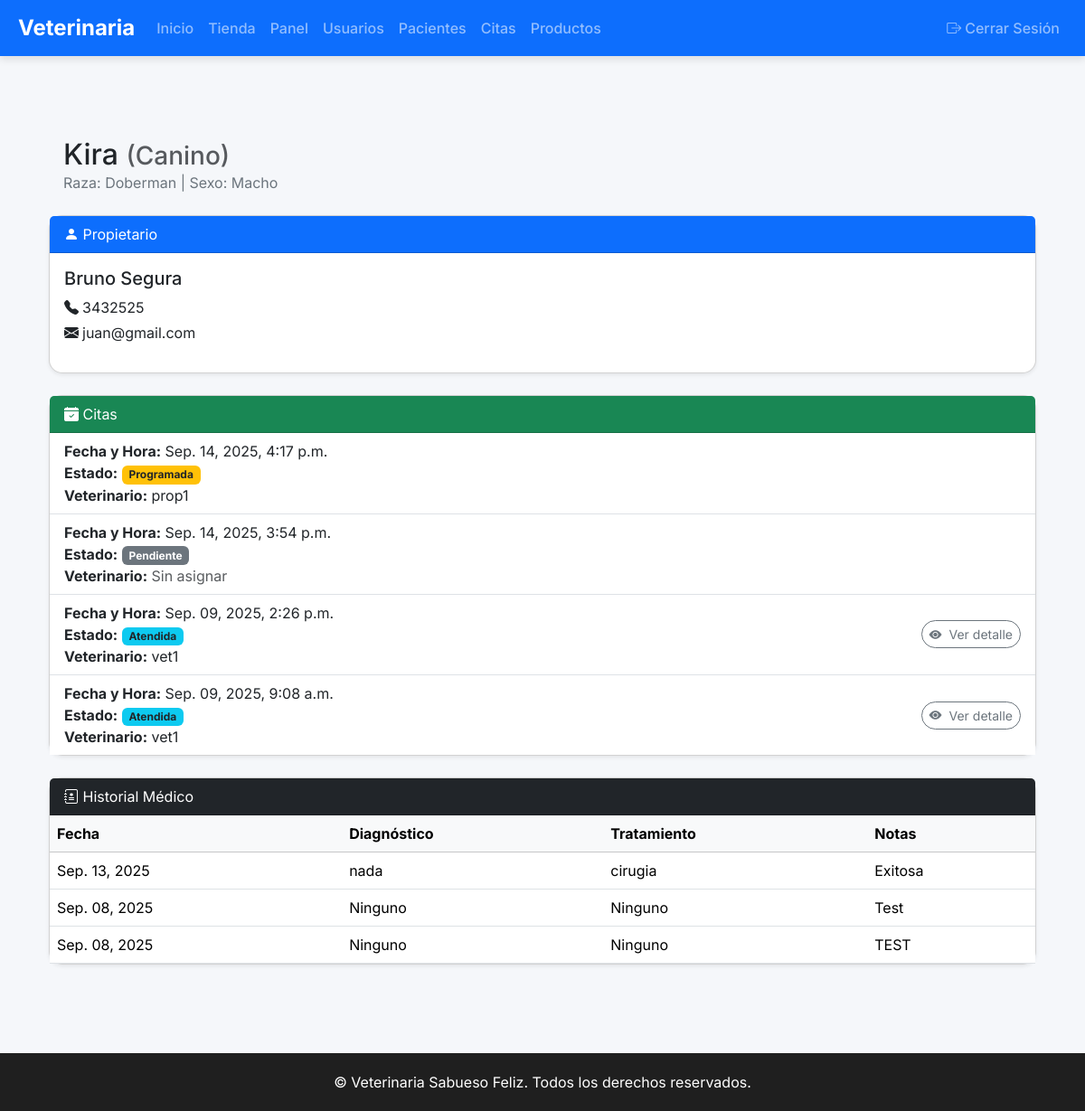
/mascota/1/ (signed in), run on an earlier commit of the app's database.
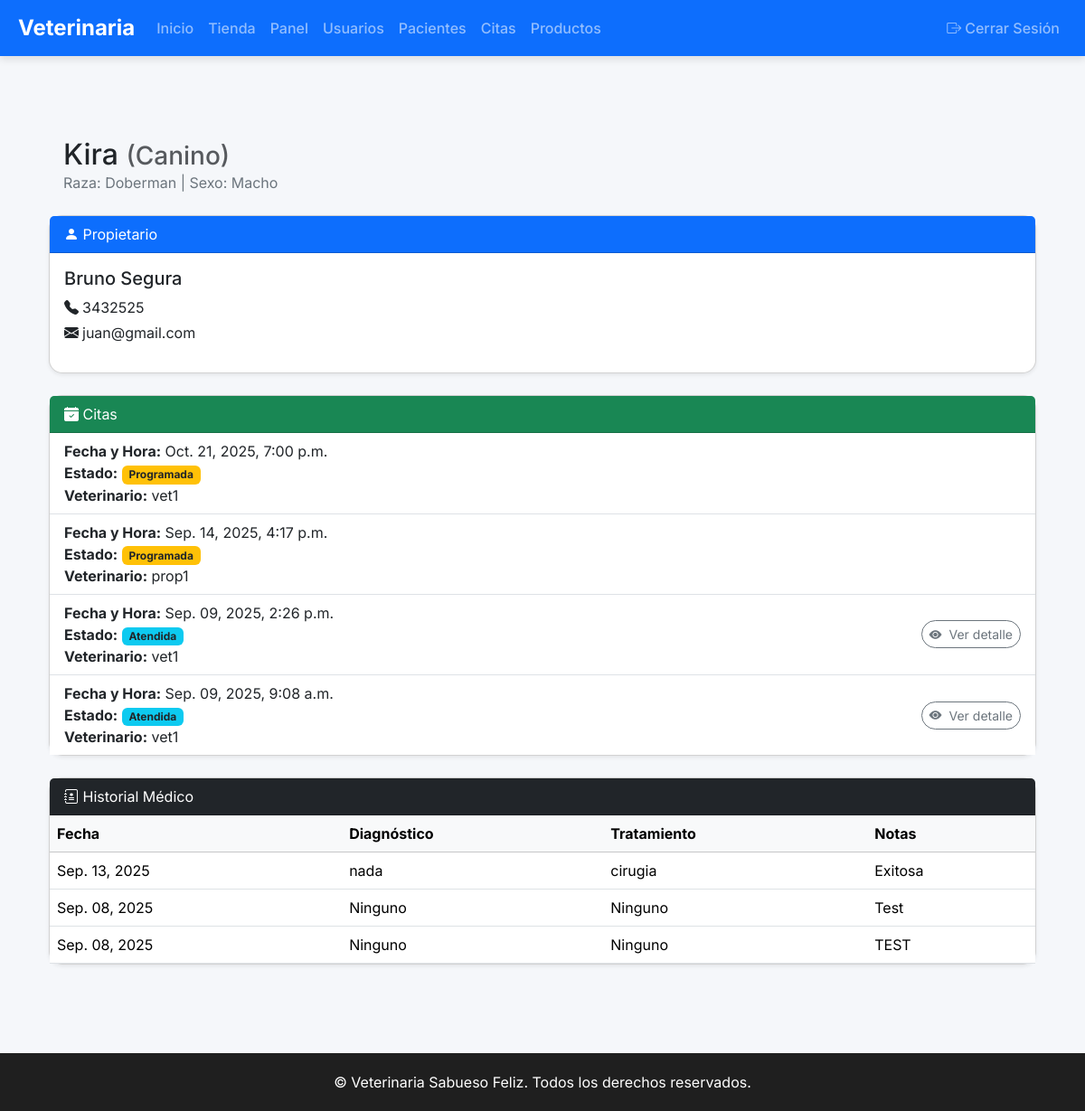
And on a later commit of the database.
### Core/models.py (models this page shows, shortened)
class Cita(models.Model):
    ESTADOS = (
        ("pendiente", "Pendiente"),
        ("programada", "Programada"),
        ("atendida", "Atendida"),
        ("cancelada", "Cancelada"),
    )
    TIPOS = (
        ("consulta", "Consulta"),
        ("vacunacion", "Vacunación"),
        ("cirugia", "Cirugía"),
    )
    paciente = models.ForeignKey(Paciente, on_delete=models.CASCADE)
    veterinario = models.ForeignKey(
        User,
        limit_choices_to={"rol": "VET"},
        on_delete=models.SET_NULL,
        null=True,
        blank=True,
    )
    fecha_solicitada = models.DateField(default=timezone.now)
    fecha_hora = models.DateTimeField(blank=True, null=True)
    duracion = models.IntegerField(default=30)  # duración en minutos
    tipo = models.CharField(max_length=50, choices=TIPOS, default="consulta")
    estado = models.CharField(max_length=20, choices=ESTADOS, default="pendiente")
    notas = models.TextField(blank=True)

class User(AbstractUser):
    ROLES = (
        ("ADMIN", "Administrador"),
        ("VET", "Veterinario"),
        ("ADMIN_OP", "Administrativo"),
        ("OWNER", "Propietario"),
    )
    rol = models.CharField(max_length=20, choices=ROLES)
    telefono = models.CharField(max_length=20, blank=True)
    direccion = models.CharField(max_length=200, blank=True)
    activo = models.BooleanField(default=True)
    avatar = models.ImageField(upload_to="avatars/", blank=True, null=True)
    especialidad = models.CharField(max_length=100, blank=True)  # para veterinarios

class HistorialMedico(models.Model):
    paciente = models.ForeignKey(Paciente, on_delete=models.CASCADE)
    veterinario = models.ForeignKey(User, limit_choices_to={"rol": "VET"}, on_delete=models.SET_NULL, null=True)
    fecha = models.DateTimeField(auto_now_add=True)
    diagnostico = models.TextField()
    tratamiento = models.TextField()
    notas = models.TextField(blank=True)
    peso = models.DecimalField(max_digits=5, decimal_places=2, blank=True, null=True)
    temperatura = models.DecimalField(max_digits=4, decimal_places=1, blank=True, null=True)
    examenes = models.TextField(blank=True)
    imagenes = models.ImageField(upload_to="historial_medico/", blank=True, null=True)
    proximo_control = models.DateField(blank=True, null=True)

### Core/views.py (the view)
# urls.py: path('mascota/<int:paciente_id>/', views.detalle_mascota, name='detalle_mascota'),
@login_required
def detalle_mascota(request, paciente_id):
    paciente = get_object_or_404(Paciente, id=paciente_id)
    if request.user.rol == "OWNER" and paciente.propietario.user != request.user:
        messages.error(request, "No tienes permiso para ver esta mascota.")
        return redirect("dashboard")
    historiales_qs = HistorialMedico.objects.filter(paciente=paciente).order_by("-fecha")
    historiales = list(historiales_qs)
    citas_qs = (
        Cita.objects.filter(paciente=paciente)
        .select_related("veterinario")
        .order_by("-fecha_solicitada", "-fecha_hora")
    )
    citas = list(citas_qs)
    historiales_por_fecha = {}
    for historial in historiales:
        fecha_hist = historial.fecha
        if timezone.is_aware(fecha_hist):
            fecha_hist = timezone.localtime(fecha_hist)
        historiales_por_fecha.setdefault(fecha_hist.date(), historial)
    for cita in citas:
        fecha_cita = cita.fecha_hora
        if not fecha_cita:
            continue
        if timezone.is_aware(fecha_cita):
            fecha_cita = timezone.localtime(fecha_cita)
        cita.historial_relacionado = historiales_por_fecha.get(fecha_cita.date())
    ahora = timezone.now()
    citas_confirmadas = [cita for cita in citas if cita.fecha_hora]
    citas_futuras = sorted(
        (cita for cita in citas_confirmadas if cita.fecha_hora >= ahora),
        key=lambda c: c.fecha_hora,
    )
    citas_pasadas = [
        cita for cita in citas_confirmadas if cita.fecha_hora < ahora
    ]
    ultima_consulta = historiales[0] if historiales else None
    proxima_cita = citas_futuras[0] if citas_futuras else None
    template = (
        "core/detalle_mascota_admin.html"
        if request.user.rol in {"ADMIN", "ADMIN_OP"}
        else "core/detalle_mascota.html"
    )
    return render(
        request,
        template,
        {
            "paciente": paciente,
            "historiales": historiales,
            "citas": citas,
            "citas_futuras": citas_futuras,
            "citas_pasadas": citas_pasadas,
            "ultima_consulta": ultima_consulta,
            "proxima_cita": proxima_cita,
        },
    )

### Core/templates/core/detalle_mascota_admin.html (shortened to what the changed rows need)
{% extends "core/base.html" %}
{% block content %}
<div class="container py-5">
    <div class="d-flex align-items-center mb-4">
        <div>
            <h2 class="mb-0">{{ paciente.nombre }} <small class="text-muted">({{ paciente.especie }})</small></h2>
        </div>
    </div>
    <div class="card mb-4 shadow-sm">
        <div class="card-body p-0">
            {% if citas %}
            <ul class="list-group list-group-flush">
                {% for cita in citas %}
                <li class="list-group-item d-flex justify-content-between align-items-center flex-column flex-md-row">
                    <div>
                        <strong>Fecha y Hora:</strong>
                        {% if cita.fecha_hora %}
                            {{ cita.fecha_hora|date:"M. d, Y, g:i a" }}
                        {% else %}
                            {{ cita.fecha_solicitada|date:"M. d, Y" }} (sin horario)
                        {% endif %}
                        <br>
                        <strong>Estado:</strong>
                        {% if cita.estado == "atendida" %}
                            <span class="badge bg-info text-dark">{{ cita.estado|capfirst }}</span>
                        {% elif cita.estado == "programada" %}
                            <span class="badge bg-warning text-dark">{{ cita.estado|capfirst }}</span>
                        {% else %}
                            <span class="badge bg-secondary">{{ cita.estado|capfirst }}</span>
                        {% endif %}
                        <br>
                        <strong>Veterinario:</strong>
                        {% if cita.veterinario %}
                            {{ cita.veterinario.username }}
                        {% else %}
                            <span class="text-muted">Sin asignar</span>
                        {% endif %}
                    </div>
                    {% if cita.estado == "atendida" %}
                        {% if cita.historial_relacionado %}
                        <a href="{% url 'detalle_historial' cita.historial_relacionado.id %}" class="btn btn-sm btn-outline-primary mt-2 mt-md-0">
                            <i class="bi bi-journal-text me-1"></i> Ver informe
                        </a>
                        {% else %}
                        <a href="{% url 'detalle_cita' cita.id %}" class="btn btn-sm btn-outline-secondary mt-2 mt-md-0">
                            <i class="bi bi-eye-fill me-1"></i> Ver detalle
                        </a>
                        {% endif %}
                    {% endif %}
                </li>
                {% endfor %}
            </ul>
            {% else %}
                <div class="p-3 text-center text-muted">No hay citas registradas</div>
            {% endif %}
        </div>
    </div>
    <div class="card shadow-sm">
        <div class="card-body p-0">
            {% if historiales %}
            <div class="table-responsive">
                <table class="table table-hover mb-0">
                    <thead class="table-light">
                        <tr>
                            <th>Fecha</th>
                            <th>Diagnóstico</th>
                            <th>Tratamiento</th>
                            <th>Notas</th>
                        </tr>
                    </thead>
                    <tbody>
                        {% for hist in historiales %}
                        <tr>
                            <td>{{ hist.fecha|date:"M. d, Y" }}</td>
                            <td>{{ hist.diagnostico }}</td>
                            <td>{{ hist.tratamiento }}</td>
                            <td>{% if hist.notas %}{{ hist.notas }}{% else %}-{% endif %}</td>
                        </tr>
                        {% endfor %}
                    </tbody>
                </table>
            </div>
            {% else %}
                <div class="p-3 text-center text-muted">No hay historial médico registrado</div>
            {% endif %}
        </div>
    </div>
</div>
{% endblock %}

What changed in the data, as far as the page shows it:
changed Cita: fecha_hora "Sep. 14, 2025, 3:54 p.m." → "Oct. 21, 2025, 7:00 p.m."; veterinario.username (not shown) → "vet1"; estado "Pendiente" → "Programada"; veterinario_id empty → 7 (drawn); moves up the list
